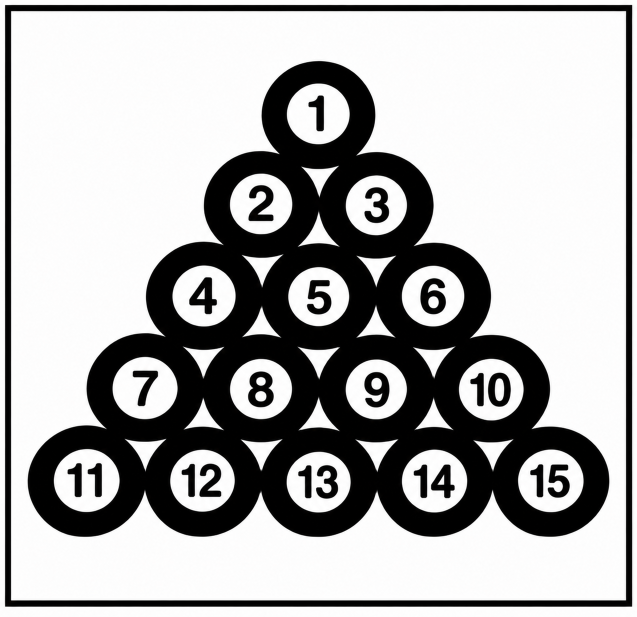
#> input picture Lab 9/Balls.png, 1274 x 1234 px (shown at 1/2 size)
$ jupyter execute --allow-errors 'Lab 9 Task_2240003869.ipynb'
#> lines starting #> are read from the running program, lines starting #| are printed output that depends on the picture; after the words box and inside, x2 and y2 are one past the last pixel; in counts of white or black regions, pixels touching at a corner belong together
# Anas Al Hamzi

## Lab 9 - 2240003869

# **Lab 9 - Morphological Operations**

[cell 1]
import cv2
import numpy as np
import matplotlib.pyplot as plt

imgFile = 'Erosion.jpg'

# **Erosion Operations**

[cell 2]
# 1. Load image and convert to grayscale
img = cv2.imread(imgFile, 0)

# 2. Binarize the image (Otsu's method works well for varying light)
_, binary = cv2.threshold(img, 0, 255, cv2.THRESH_BINARY + cv2.THRESH_OTSU)

# 3. Define a 3x3 kernel (all ones), you can define kernel of size 5x5, 7x7, ... any odd x odd
# Larger kernels lead to more aggressive erosion

kernel3 = np.ones((3, 3), np.uint8)
kernel7 = np.ones((7, 7), np.uint8)
kernel11 = np.ones((11, 11), np.uint8)

# 4. Apply erosion
# 'iterations' determines how many times the operation is repeated,
# ===> You can change iterations values to apply same process multiple times.

#> (the rest of this cell did not finish here and is left out)

# **Dilation Operations**

[cell 3]
# 1. Load image and convert to grayscale
img = cv2.imread(imgFile, 0)

# 2. Binarize the image (Otsu's method works well for varying light)
_, binary = cv2.threshold(img, 0, 255, cv2.THRESH_BINARY + cv2.THRESH_OTSU)

# 3. Define a 3x3 kernel (all ones), you can define kernel of size 5x5, 7x7, ... any odd x odd
# Larger kernels lead to more aggressive erosion

kernel3 = np.ones((3, 3), np.uint8)
kernel7 = np.ones((7, 7), np.uint8)
kernel11 = np.ones((11, 11), np.uint8)

# 4. Apply erosion
# 'iterations' determines how many times the operation is repeated,
# ===> You can change iterations values to apply same process multiple times.

#> (the rest of this cell did not finish here and is left out)

# **Morphological Open Operations**

[cell 4]
import cv2
import numpy as np
import matplotlib.pyplot as plt

imgFile = 'Open_Closing.jpg'

# 1. Load image and binarize
img = cv2.imread(imgFile, 0)
_, binary = cv2.threshold(img, 0, 255, cv2.THRESH_BINARY + cv2.THRESH_OTSU)

# 2. Define kernel (a 5x5 square is a good starting point)
kernel = np.ones((5, 5), np.uint8)

# 3. Apply Opening
# This is equivalent to: dilate(erode(binary))
#> (the rest of this cell did not finish here and is left out)

# **Closing Morphological Operation**

[cell 5]
import cv2
import numpy as np
import matplotlib.pyplot as plt

imgFile = 'Opening2.jpg'

# 1. Load image and binarize
img = cv2.imread(imgFile, 0)
_, binary = cv2.threshold(img, 0, 255, cv2.THRESH_BINARY + cv2.THRESH_OTSU)

# 2. Define kernel (a 45x45 square is a good starting point)
kernel = np.ones((45, 45), np.uint8)

# 3. Apply Opening
# Effectively: cv2.erode(cv2.dilate(binary, kernel), kernel)
#> (the rest of this cell did not finish here and is left out)

# **Boundaries Extractions**

[cell 6]
import cv2
import numpy as np
import matplotlib.pyplot as plt


imgFile = 'BoundaryExtraction.jpg'
# 1. Load and binarize the image (foreground must be white)
img = cv2.imread(imgFile, 0)
_, binary = cv2.threshold(img, 0, 255, cv2.THRESH_BINARY + cv2.THRESH_OTSU)

# 2. Define a kernel (the size controls boundary thickness)
kernel = np.ones((3, 3), np.uint8)

# 3. Method A: Morphological Gradient (Built-in standard)
#> (the rest of this cell did not finish here and is left out)

# **Task 1: Apply Morphological Operations to a New Image**

Selected image: `Balls.png`

[cell 7]
imgFile = 'Balls.png'

img = cv2.imread(imgFile, 0)
#> img: shape (1234, 1274); min 0, max 255, mean 172.4
_, binary = cv2.threshold(img, 0, 255, cv2.THRESH_BINARY_INV + cv2.THRESH_OTSU)
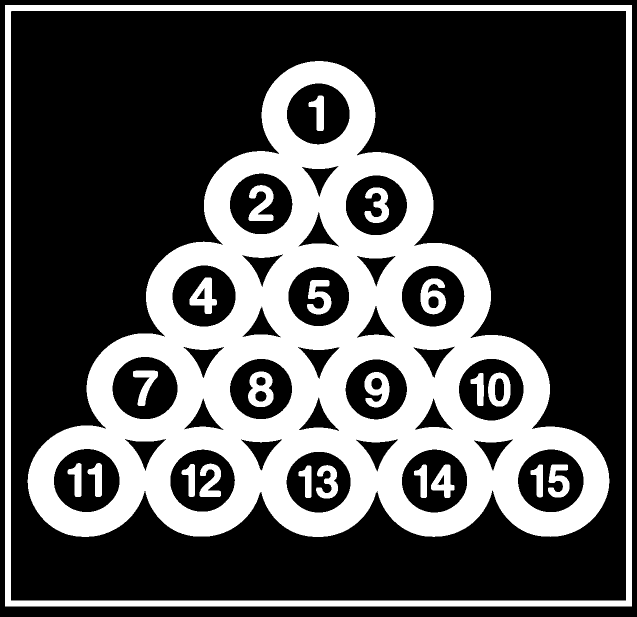
#> binary: shape (1234, 1274) (shown at 1/2 size); 31.8% white; 23 white regions, largest, box (x1, y1, x2, y2) and area: (55, 122, 1219, 1074) 408819, (10, 10, 1264, 1213) 58393, (496, 743, 547, 814) 2307

kernel = np.ones((15, 15), np.uint8)

eroded = cv2.erode(binary, kernel, iterations=1)
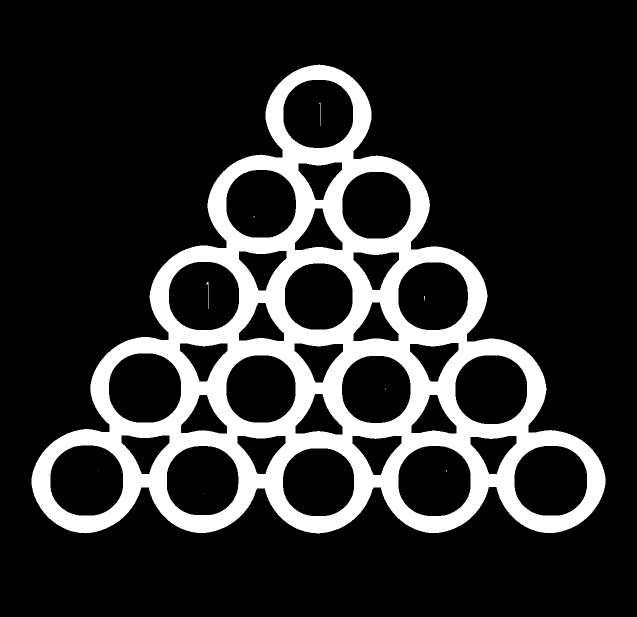
#> eroded: shape (1234, 1274) (shown at 1/2 size); 17.7% white; 9 white regions (6 under 20 px), largest, box (x1, y1, x2, y2) and area: (63, 129, 1211, 1067) 277941, (412, 564, 417, 618) 66, (638, 205, 641, 252) 50
dilated = cv2.dilate(binary, kernel, iterations=1)
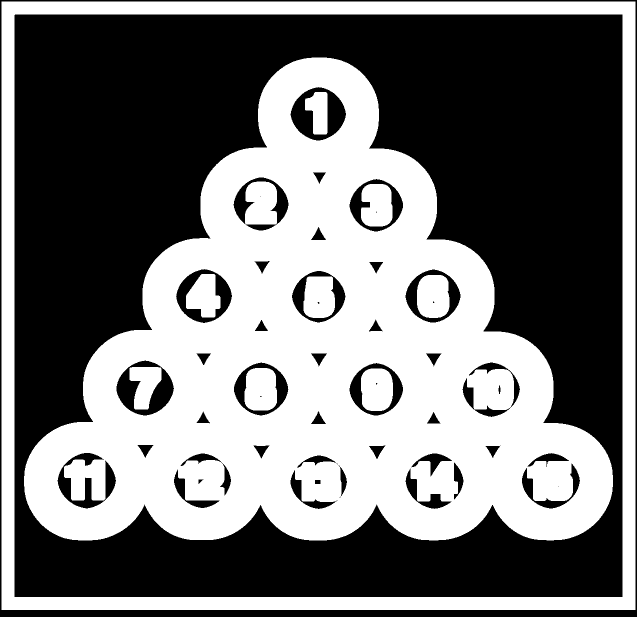
#> dilated: shape (1234, 1274) (shown at 1/2 size); 45.9% white; 10 white regions, largest, box (x1, y1, x2, y2) and area: (48, 115, 1226, 1081) 559753, (3, 3, 1271, 1220) 126517, (834, 550, 899, 636) 4942
opening = cv2.morphologyEx(binary, cv2.MORPH_OPEN, kernel)
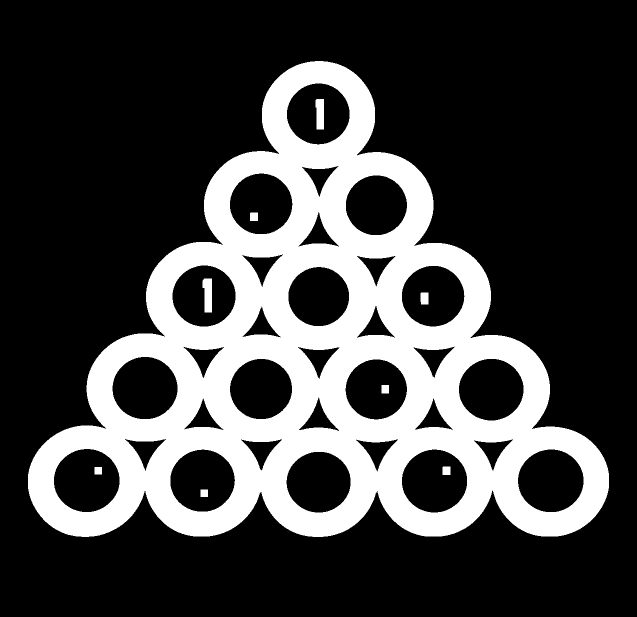
#> opening: shape (1234, 1274) (shown at 1/2 size); 26.2% white; 9 white regions, largest, box (x1, y1, x2, y2) and area: (56, 122, 1218, 1074) 408729, (405, 557, 424, 625) 1088, (631, 198, 648, 259) 946
closing = cv2.morphologyEx(binary, cv2.MORPH_CLOSE, kernel)
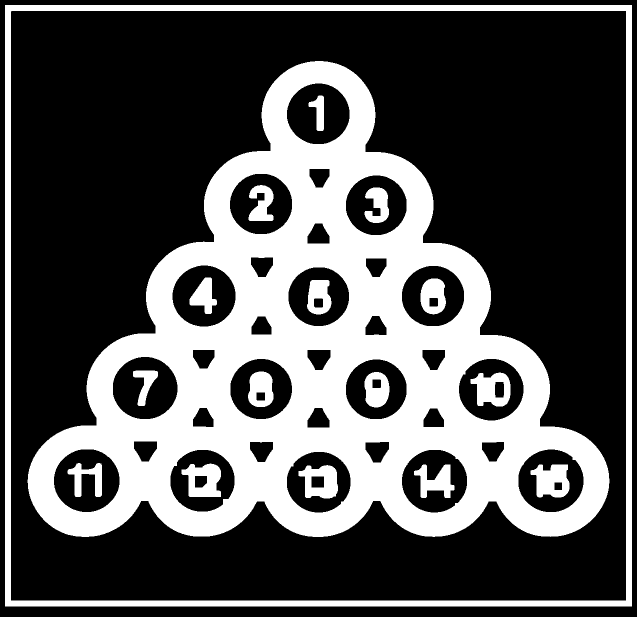
#> closing: shape (1234, 1274) (shown at 1/2 size); 32.8% white; 17 white regions, largest, box (x1, y1, x2, y2) and area: (55, 122, 1219, 1074) 417890, (10, 10, 1264, 1213) 58393, (1061, 929, 1139, 995) 3683

plt.figure(figsize=(15, 10))
plt.subplot(2, 3, 1), plt.imshow(img, 'gray'), plt.title('Original Image'), plt.axis('off')
plt.subplot(2, 3, 2), plt.imshow(binary, 'gray'), plt.title('Binary Image'), plt.axis('off')
plt.subplot(2, 3, 3), plt.imshow(eroded, 'gray'), plt.title('After Erosion'), plt.axis('off')
plt.subplot(2, 3, 4), plt.imshow(dilated, 'gray'), plt.title('After Dilation'), plt.axis('off')
plt.subplot(2, 3, 5), plt.imshow(opening, 'gray'), plt.title('After Opening'), plt.axis('off')
plt.subplot(2, 3, 6), plt.imshow(closing, 'gray'), plt.title('After Closing'), plt.axis('off')
plt.tight_layout()
plt.show()
